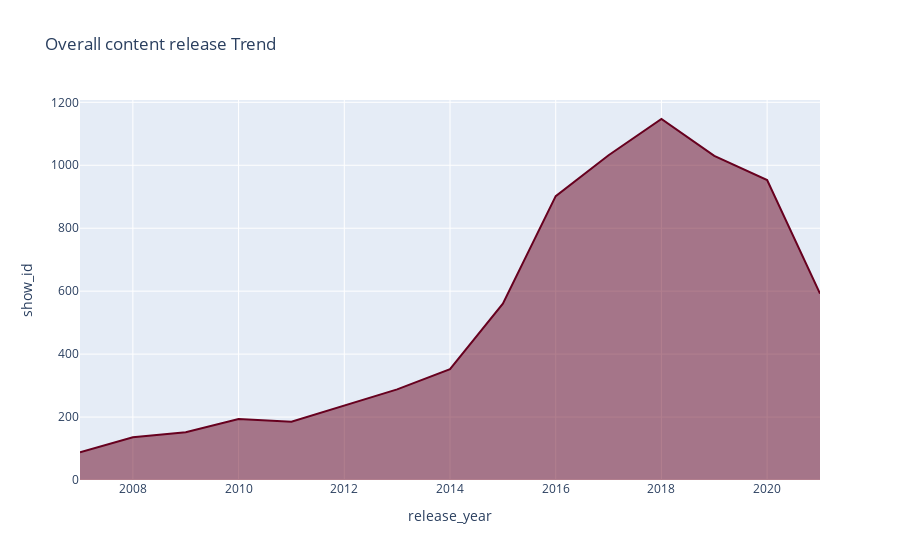

The code cell stored with this chart in its notebook:
### Code cell
df_5 = df.query("release_year >= 2007")
df_5 = df_5.groupby("release_year")["show_id"].count().reset_index()

fig = px.area(df_5, x='release_year', y='show_id', color_discrete_sequence=px.colors.sequential.RdBu,
      title='Overall content release Trend')
fig.show()

### Figure 1 — Plotly figure (JSON) as saved in the notebook; plotly's stock layout.template omitted (floating-point values rounded to 4 significant figures)
{"data": [{"hovertemplate": "release_year=%{x}<br>show_id=%{y}<extra></extra>", "legendgroup": "", "line": {"color": "rgb(103,0,31)"}, "marker": {"symbol": "circle"}, "mode": "lines", "name": "", "orientation": "v", "showlegend": false, "stackgroup": "1", "type": "scatter", "x": [2007, 2008, 2009, 2010, 2011, 2012, 2013, 2014, 2015, 2016, 2017, 2018, 2019, 2020, 2021], "xaxis": "x", "y": [88, 136, 152, 194, 185, 237, 288, 352, 560, 902, 1032, 1147, 1030, 953, 592], "yaxis": "y"}], "layout": {"legend": {"tracegroupgap": 0}, "title": {"text": "Overall content release Trend"}, "xaxis": {"anchor": "y", "domain": [0, 1], "title": {"text": "release_year"}}, "yaxis": {"anchor": "x", "domain": [0, 1], "title": {"text": "show_id"}}}}
